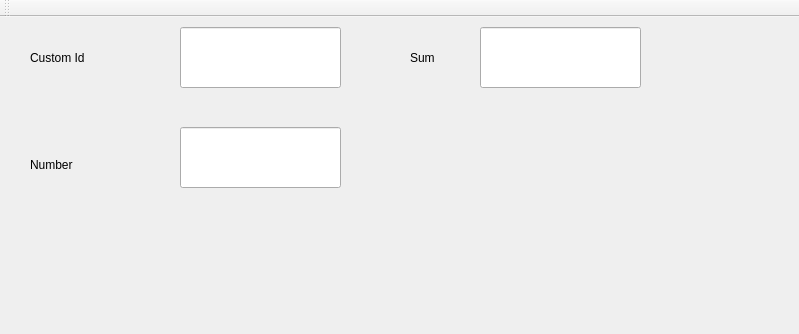
<?xml version="1.0" encoding="UTF-8"?>
<ui version="4.0">
 <class>summons_practiceClass</class>
 <widget class="QMainWindow" name="summons_practiceClass">
  <property name="geometry">
   <rect>
    <x>0</x>
    <y>0</y>
    <width>799</width>
    <height>334</height>
   </rect>
  </property>
  <property name="windowTitle">
   <string>summons_practice</string>
  </property>
  <widget class="QWidget" name="centralWidget">
   <widget class="QLineEdit" name="CustomId">
    <property name="geometry">
     <rect>
      <x>180</x>
      <y>10</y>
      <width>161</width>
      <height>61</height>
     </rect>
    </property>
    <property name="font">
     <font>
      <family>Consolas</family>
      <pointsize>12</pointsize>
     </font>
    </property>
   </widget>
   <widget class="QLabel" name="label">
    <property name="geometry">
     <rect>
      <x>30</x>
      <y>30</y>
      <width>121</width>
      <height>21</height>
     </rect>
    </property>
    <property name="text">
     <string>Custom Id</string>
    </property>
   </widget>
   <widget class="QLabel" name="label_3">
    <property name="geometry">
     <rect>
      <x>410</x>
      <y>30</y>
      <width>24</width>
      <height>21</height>
     </rect>
    </property>
    <property name="text">
     <string>Sum</string>
    </property>
   </widget>
   <widget class="QLabel" name="label_2">
    <property name="geometry">
     <rect>
      <x>30</x>
      <y>140</y>
      <width>91</width>
      <height>16</height>
     </rect>
    </property>
    <property name="text">
     <string>Number</string>
    </property>
   </widget>
   <widget class="QLineEdit" name="CurrentNum">
    <property name="geometry">
     <rect>
      <x>180</x>
      <y>110</y>
      <width>161</width>
      <height>61</height>
     </rect>
    </property>
    <property name="font">
     <font>
      <family>Consolas</family>
      <pointsize>12</pointsize>
     </font>
    </property>
   </widget>
   <widget class="QLineEdit" name="CustomSum">
    <property name="geometry">
     <rect>
      <x>480</x>
      <y>10</y>
      <width>161</width>
      <height>61</height>
     </rect>
    </property>
    <property name="font">
     <font>
      <family>Consolas</family>
      <pointsize>12</pointsize>
     </font>
    </property>
   </widget>
  </widget>
  <widget class="QMenuBar" name="menuBar">
   <property name="geometry">
    <rect>
     <x>0</x>
     <y>0</y>
     <width>799</width>
     <height>26</height>
    </rect>
   </property>
  </widget>
  <widget class="QToolBar" name="mainToolBar">
   <attribute name="toolBarArea">
    <enum>TopToolBarArea</enum>
   </attribute>
   <attribute name="toolBarBreak">
    <bool>false</bool>
   </attribute>
  </widget>
 </widget>
 <layoutdefault spacing="6" margin="11"/>
 <resources>
  <include location="summons_practice.qrc"/>
 </resources>
 <connections/>
</ui>
